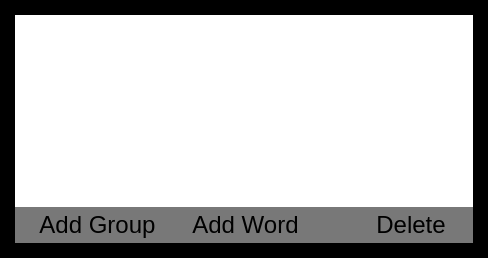
        <widget class="QFrame" name="libraryHirarhy">
         <property name="sizePolicy">
          <sizepolicy hsizetype="Expanding" vsizetype="Expanding">
           <horstretch>0</horstretch>
           <verstretch>0</verstretch>
          </sizepolicy>
         </property>
         <property name="palette">
          <palette>
           <active>
            <colorrole role="Base">
             <brush brushstyle="SolidPattern">
              <color alpha="255">
               <red>255</red>
               <green>255</green>
               <blue>255</blue>
              </color>
             </brush>
            </colorrole>
            <colorrole role="Window">
             <brush brushstyle="SolidPattern">
              <color alpha="255">
               <red>120</red>
               <green>120</green>
               <blue>120</blue>
              </color>
             </brush>
            </colorrole>
           </active>
           <inactive>
            <colorrole role="Base">
             <brush brushstyle="SolidPattern">
              <color alpha="255">
               <red>255</red>
               <green>255</green>
               <blue>255</blue>
              </color>
             </brush>
            </colorrole>
            <colorrole role="Window">
             <brush brushstyle="SolidPattern">
              <color alpha="255">
               <red>120</red>
               <green>120</green>
               <blue>120</blue>
              </color>
             </brush>
            </colorrole>
           </inactive>
           <disabled>
            <colorrole role="Base">
             <brush brushstyle="SolidPattern">
              <color alpha="255">
               <red>120</red>
               <green>120</green>
               <blue>120</blue>
              </color>
             </brush>
            </colorrole>
            <colorrole role="Window">
             <brush brushstyle="SolidPattern">
              <color alpha="255">
               <red>120</red>
               <green>120</green>
               <blue>120</blue>
              </color>
             </brush>
            </colorrole>
           </disabled>
          </palette>
         </property>
         <property name="font">
          <font>
           <pointsize>18</pointsize>
          </font>
         </property>
         <property name="autoFillBackground">
          <bool>true</bool>
         </property>
         <property name="styleSheet">
          <string notr="true"/>
         </property>
         <property name="frameShape">
          <enum>QFrame::Box</enum>
         </property>
         <property name="frameShadow">
          <enum>QFrame::Plain</enum>
         </property>
         <property name="lineWidth">
          <number>15</number>
         </property>
         <property name="midLineWidth">
          <number>0</number>
         </property>
         <layout class="QVBoxLayout" name="verticalLayout_2">
          <property name="spacing">
           <number>0</number>
          </property>
          <property name="leftMargin">
           <number>0</number>
          </property>
          <property name="topMargin">
           <number>0</number>
          </property>
          <property name="rightMargin">
           <number>0</number>
          </property>
          <property name="bottomMargin">
           <number>0</number>
          </property>
          <item>
           <widget class="QTreeView" name="libraryTreeView">
            <property name="palette">
             <palette>
              <active>
               <colorrole role="Light">
                <brush brushstyle="SolidPattern">
                 <color alpha="255">
                  <red>255</red>
                  <green>255</green>
                  <blue>255</blue>
                 </color>
                </brush>
               </colorrole>
              </active>
              <inactive>
               <colorrole role="Light">
                <brush brushstyle="SolidPattern">
                 <color alpha="255">
                  <red>255</red>
                  <green>255</green>
                  <blue>255</blue>
                 </color>
                </brush>
               </colorrole>
              </inactive>
              <disabled>
               <colorrole role="Light">
                <brush brushstyle="SolidPattern">
                 <color alpha="255">
                  <red>255</red>
                  <green>255</green>
                  <blue>255</blue>
                 </color>
                </brush>
               </colorrole>
              </disabled>
             </palette>
            </property>
            <property name="font">
             <font>
              <pointsize>16</pointsize>
             </font>
            </property>
            <property name="autoFillBackground">
             <bool>true</bool>
            </property>
            <property name="frameShape">
             <enum>QFrame::NoFrame</enum>
            </property>
            <property name="horizontalScrollBarPolicy">
             <enum>Qt::ScrollBarAlwaysOff</enum>
            </property>
            <property name="autoExpandDelay">
             <number>-1</number>
            </property>
            <property name="rootIsDecorated">
             <bool>true</bool>
            </property>
            <property name="uniformRowHeights">
             <bool>false</bool>
            </property>
            <attribute name="headerVisible">
             <bool>false</bool>
            </attribute>
           </widget>
          </item>
          <item>
           <layout class="QHBoxLayout" name="horizontalLayout_2">
            <property name="spacing">
             <number>28</number>
            </property>
            <property name="leftMargin">
             <number>20</number>
            </property>
            <property name="rightMargin">
             <number>22</number>
            </property>
            <item>
             <widget class="QPushButton" name="addGroupButton">
              <property name="font">
               <font>
                <pointsize>18</pointsize>
               </font>
              </property>
              <property name="text">
               <string>Add Group</string>
              </property>
              <property name="flat">
               <bool>true</bool>
              </property>
             </widget>
            </item>
            <item>
             <widget class="QPushButton" name="addWordButton">
              <property name="font">
               <font>
                <pointsize>18</pointsize>
               </font>
              </property>
              <property name="text">
               <string>Add Word</string>
              </property>
              <property name="flat">
               <bool>true</bool>
              </property>
             </widget>
            </item>
            <item>
             <spacer name="horizontalSpacer_2">
              <property name="orientation">
               <enum>Qt::Horizontal</enum>
              </property>
              <property name="sizeHint" stdset="0">
               <size>
                <width>40</width>
                <height>20</height>
               </size>
              </property>
             </spacer>
            </item>
            <item>
             <widget class="QPushButton" name="deleteButton">
              <property name="font">
               <font>
                <pointsize>18</pointsize>
               </font>
              </property>
              <property name="text">
               <string>Delete</string>
              </property>
              <property name="flat">
               <bool>true</bool>
              </property>
             </widget>
            </item>
           </layout>
          </item>
         </layout>
        </widget>
